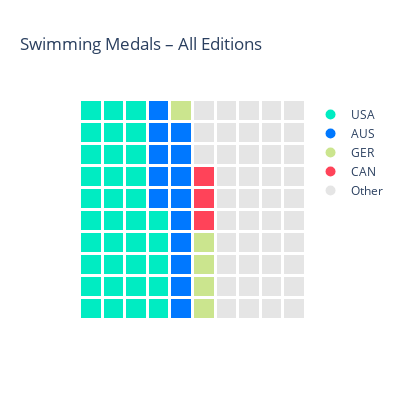

The notebook cell saved with this chart:
### Markdown cell above
# Pays

### Code cell
df_medals = olympics_data[olympics_data["Sport"] == "Swimming"]
df_medals = df_medals[df_medals["Medal"].notna()]
total_medal_counts = df_medals["NOC"].value_counts()

# Select Top 3 countries + Canada (athlete's country) + "Other"
top_countries = total_medal_counts.head(3).index.tolist() + ['CAN']

df_grouped = df_medals["NOC"].value_counts().reset_index()
df_grouped.columns = ["Country", "Medals"]
df_grouped["Country"] = df_grouped["Country"].apply(lambda x: x if x in top_countries else "Other")

df_grouped = df_grouped.groupby("Country")["Medals"].sum().reset_index()

df_grouped = df_grouped.sort_values(by="Medals", ascending=False)
if "Other" in df_grouped["Country"].values:
    df_grouped = pd.concat([
        df_grouped[df_grouped["Country"] != "Other"],
        df_grouped[df_grouped["Country"] == "Other"]
    ])

df_grouped["Normalized"] = (df_grouped["Medals"] / df_grouped["Medals"].sum() * 100).round().astype(int)

while df_grouped["Normalized"].sum() > 100:
    df_grouped.loc[df_grouped["Normalized"].idxmax(), "Normalized"] -= 1
while df_grouped["Normalized"].sum() < 100:
    df_grouped.loc[df_grouped["Normalized"].idxmax(), "Normalized"] += 1

country_mapping = {country: i + 1 for i, country in enumerate(df_grouped["Country"])}

flat_list = []
for country, count in zip(df_grouped["Country"], df_grouped["Normalized"]):
    flat_list.extend([country_mapping[country]] * count)

waffle_array = np.array(flat_list).reshape(10, 10, order="F")

label_map = {v: k for k, v in country_mapping.items()}
labels = np.vectorize(label_map.get)(waffle_array)

color_palette = ["#00ECC2", "#0078FF", "#cbe58e", "#FF4359"]
country_colors = {country: color_palette[i] for i, country in enumerate(top_countries)}
country_colors["Other"] = "rgba(170, 170, 170, 0.3)"  # gray for others

# Waffle chart
fig = go.Figure()

fig.add_trace(
    go.Heatmap(
        x=np.arange(10), y=np.arange(10),
        z=waffle_array, customdata=labels,
        xgap=3, ygap=3,
        colorscale=[(i / 4, color_palette[i]) for i in range(4)] + [(1.0, "rgba(170, 170, 170, 0.3)")],
        showscale=False,
        hovertemplate="%{customdata}<extra></extra>"
    )
)

for country, color in country_colors.items():
    fig.add_trace(
        go.Scatter(
            x=[None], y=[None], mode='markers',
            marker=dict(color=color, symbol='circle', size=10),
            name=country
        )
    )

fig.update_layout(
    title="Swimming Medals – All Editions",
    width=400, height=400,
    plot_bgcolor='rgba(0,0,0,0)',
    paper_bgcolor='rgba(0,0,0,0)',
)

fig.update_xaxes(showgrid=False, zeroline=False, showticklabels=False)
fig.update_yaxes(showgrid=False, zeroline=False, showticklabels=False)

fig.show()

### Figure 1 — Plotly figure (JSON) as saved in the notebook; plotly's stock layout.template omitted (floating-point values rounded to 4 significant figures)
{"data": [{"colorscale": [[0, "#00ECC2"], [0.25, "#0078FF"], [0.5, "#cbe58e"], [0.75, "#FF4359"], [1, "rgba(170, 170, 170, 0.3)"]], "customdata": [["USA", "USA", "USA", "USA", "AUS", "GER", "Other", "Other", "Other", "Other"], ["USA", "USA", "USA", "USA", "AUS", "GER", "Other", "Other", "Other", "Other"], ["USA", "USA", "USA", "USA", "AUS", "GER", "Other", "Other", "Other", "Other"], ["USA", "USA", "USA", "USA", "AUS", "GER", "Other", "Other", "Other", "Other"], ["USA", "USA", "USA", "USA", "AUS", "CAN", "Other", "Other", "Other", "Other"], ["USA", "USA", "USA", "AUS", "AUS", "CAN", "Other", "Other", "Other", "Other"], ["USA", "USA", "USA", "AUS", "AUS", "CAN", "Other", "Other", "Other", "Other"], ["USA", "USA", "USA", "AUS", "AUS", "Other", "Other", "Other", "Other", "Other"], ["USA", "USA", "USA", "AUS", "AUS", "Other", "Other", "Other", "Other", "Other"], ["USA", "USA", "USA", "AUS", "GER", "Other", "Other", "Other", "Other", "Other"]], "hovertemplate": "%{customdata}<extra></extra>", "showscale": false, "type": "heatmap", "x": [0, 1, 2, 3, 4, 5, 6, 7, 8, 9], "xgap": 3, "y": [0, 1, 2, 3, 4, 5, 6, 7, 8, 9], "ygap": 3, "z": [[1, 1, 1, 1, 2, 3, 5, 5, 5, 5], [1, 1, 1, 1, 2, 3, 5, 5, 5, 5], [1, 1, 1, 1, 2, 3, 5, 5, 5, 5], [1, 1, 1, 1, 2, 3, 5, 5, 5, 5], [1, 1, 1, 1, 2, 4, 5, 5, 5, 5], [1, 1, 1, 2, 2, 4, 5, 5, 5, 5], [1, 1, 1, 2, 2, 4, 5, 5, 5, 5], [1, 1, 1, 2, 2, 5, 5, 5, 5, 5], [1, 1, 1, 2, 2, 5, 5, 5, 5, 5], [1, 1, 1, 2, 3, 5, 5, 5, 5, 5]]}, {"marker": {"color": "#00ECC2", "size": 10, "symbol": "circle"}, "mode": "markers", "name": "USA", "type": "scatter", "x": [null], "y": [null]}, {"marker": {"color": "#0078FF", "size": 10, "symbol": "circle"}, "mode": "markers", "name": "AUS", "type": "scatter", "x": [null], "y": [null]}, {"marker": {"color": "#cbe58e", "size": 10, "symbol": "circle"}, "mode": "markers", "name": "GER", "type": "scatter", "x": [null], "y": [null]}, {"marker": {"color": "#FF4359", "size": 10, "symbol": "circle"}, "mode": "markers", "name": "CAN", "type": "scatter", "x": [null], "y": [null]}, {"marker": {"color": "rgba(170, 170, 170, 0.3)", "size": 10, "symbol": "circle"}, "mode": "markers", "name": "Other", "type": "scatter", "x": [null], "y": [null]}], "layout": {"height": 400, "paper_bgcolor": "rgba(0,0,0,0)", "plot_bgcolor": "rgba(0,0,0,0)", "title": {"text": "Swimming Medals – All Editions"}, "width": 400, "xaxis": {"showgrid": false, "showticklabels": false, "zeroline": false}, "yaxis": {"showgrid": false, "showticklabels": false, "zeroline": false}}}
